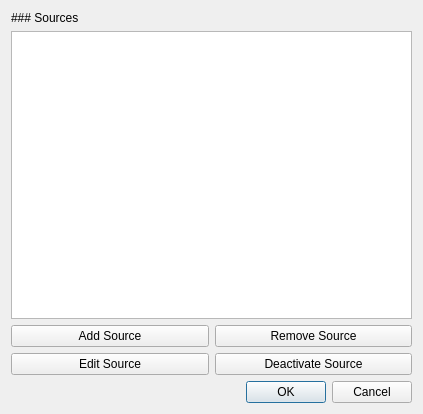
<?xml version="1.0" encoding="UTF-8"?>
<ui version="4.0">
 <class>SourceListDialog</class>
 <widget class="QDialog" name="SourceListDialog">
  <property name="geometry">
   <rect>
    <x>0</x>
    <y>0</y>
    <width>423</width>
    <height>414</height>
   </rect>
  </property>
  <property name="windowTitle">
   <string>Sources</string>
  </property>
  <layout class="QVBoxLayout" name="verticalLayout">
   <item>
    <widget class="QLabel" name="label">
     <property name="text">
      <string>### Sources</string>
     </property>
     <property name="textFormat">
      <enum>Qt::MarkdownText</enum>
     </property>
    </widget>
   </item>
   <item>
    <widget class="QListView" name="lst_sources">
     <property name="editTriggers">
      <set>QAbstractItemView::NoEditTriggers</set>
     </property>
     <property name="defaultDropAction">
      <enum>Qt::CopyAction</enum>
     </property>
     <property name="selectionBehavior">
      <enum>QAbstractItemView::SelectRows</enum>
     </property>
    </widget>
   </item>
   <item>
    <widget class="QFrame" name="frm_camera_list_buttons">
     <property name="sizePolicy">
      <sizepolicy hsizetype="Preferred" vsizetype="Maximum">
       <horstretch>0</horstretch>
       <verstretch>0</verstretch>
      </sizepolicy>
     </property>
     <property name="frameShape">
      <enum>QFrame::NoFrame</enum>
     </property>
     <property name="frameShadow">
      <enum>QFrame::Raised</enum>
     </property>
     <layout class="QGridLayout" name="gridLayout">
      <property name="leftMargin">
       <number>0</number>
      </property>
      <property name="topMargin">
       <number>0</number>
      </property>
      <property name="rightMargin">
       <number>0</number>
      </property>
      <property name="bottomMargin">
       <number>0</number>
      </property>
      <item row="1" column="2">
       <widget class="QPushButton" name="btn_deactivate">
        <property name="text">
         <string>Deactivate Source</string>
        </property>
       </widget>
      </item>
      <item row="1" column="0">
       <widget class="QPushButton" name="btn_edit">
        <property name="text">
         <string>Edit Source</string>
        </property>
       </widget>
      </item>
      <item row="0" column="0">
       <widget class="QPushButton" name="btn_add">
        <property name="text">
         <string>Add Source</string>
        </property>
       </widget>
      </item>
      <item row="0" column="2">
       <widget class="QPushButton" name="btn_remove">
        <property name="text">
         <string>Remove Source</string>
        </property>
       </widget>
      </item>
     </layout>
    </widget>
   </item>
   <item>
    <widget class="QDialogButtonBox" name="buttonBox">
     <property name="orientation">
      <enum>Qt::Horizontal</enum>
     </property>
     <property name="standardButtons">
      <set>QDialogButtonBox::Cancel|QDialogButtonBox::Ok</set>
     </property>
    </widget>
   </item>
  </layout>
 </widget>
 <resources/>
 <connections>
  <connection>
   <sender>buttonBox</sender>
   <signal>accepted()</signal>
   <receiver>SourceListDialog</receiver>
   <slot>accept()</slot>
   <hints>
    <hint type="sourcelabel">
     <x>248</x>
     <y>254</y>
    </hint>
    <hint type="destinationlabel">
     <x>157</x>
     <y>274</y>
    </hint>
   </hints>
  </connection>
  <connection>
   <sender>buttonBox</sender>
   <signal>rejected()</signal>
   <receiver>SourceListDialog</receiver>
   <slot>reject()</slot>
   <hints>
    <hint type="sourcelabel">
     <x>316</x>
     <y>260</y>
    </hint>
    <hint type="destinationlabel">
     <x>286</x>
     <y>274</y>
    </hint>
   </hints>
  </connection>
 </connections>
</ui>
